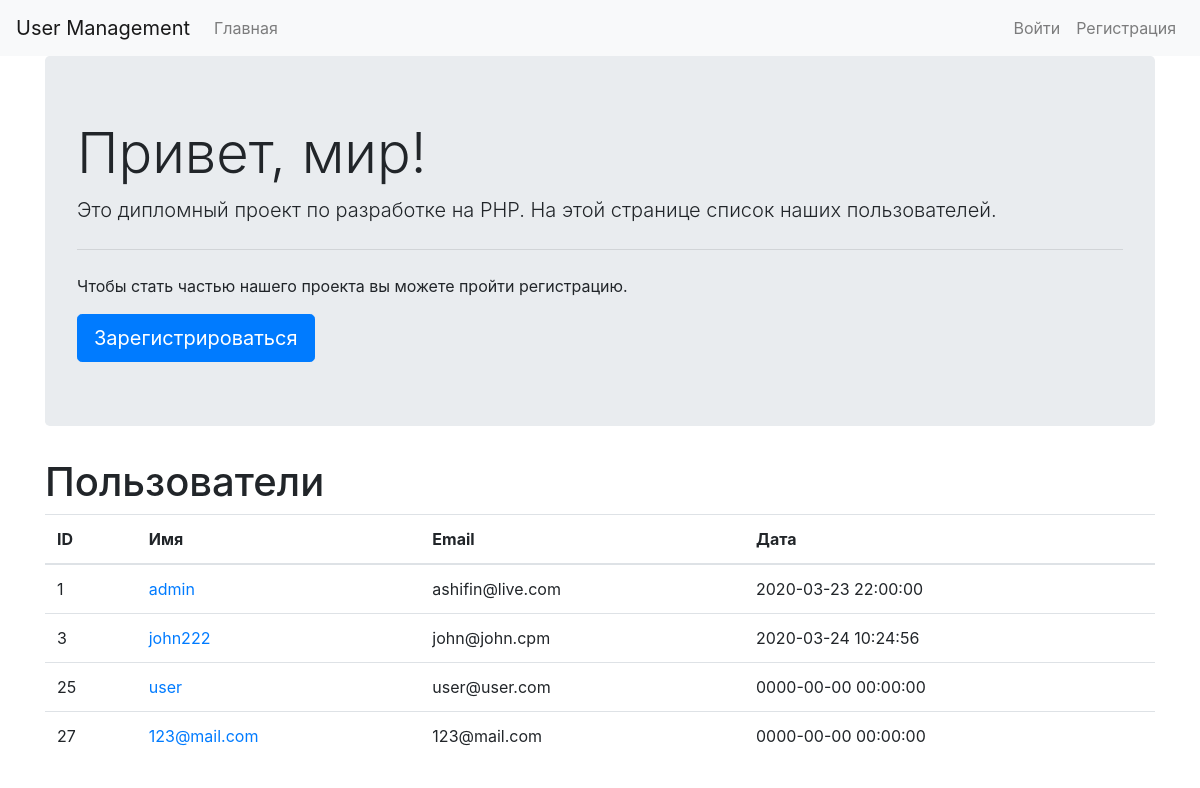
The page / on the database its author committed.
### tables this page shows
CREATE TABLE `users` (
  `id` int(11) NOT NULL,
  `username` varchar(255) NOT NULL,
  `email` varchar(100) NOT NULL,
  `password` varchar(255) NOT NULL,
  `date_registr` timestamp NOT NULL,
  `status` varchar(255) NOT NULL,
  `group_id` int(11) NOT NULL DEFAULT '1'
);

### classes/Config.php (called while the page is built)
<?php
class Config
{
  public static function get($path = null)
  {
   if ($path){
     $config = $GLOBALS['config'];
     $path = explode('.', $path);
     foreach ($path as $item){
       if (isset($config[$item])){
         $config = $config[$item];
       }
     }
     return $config;
   }
   return false;
  }
}

### classes/Database.php (called while the page is built, shortened)
<?php
include_once  __DIR__ . '../../config.php';
class Database
{
  private static $instance = null;
  private $pdo, $query, $error = false, $results, $count;
  private function __construct()
  {
    try {
      $this->pdo = new PDO(
          'mysql:host=' . Config::get('db.host') . ';dbname=' . Config::get('db.dbname'),
          Config::get('db.user'),
          Config::get('db.password')
      );
    } catch (PDOException $exception) {
      die($exception->getMessage());
    }
  }
  public static function getInstance()
  {
    if (!isset(self::$instance)) {
      self::$instance = new Database();
    }
    return self::$instance;
  }
  public function query($sql, $params = [])
  {
    $this->error = false;
    $this->query = $this->pdo->prepare($sql);
    if (count($params)) {
      $i = 1;
      foreach ($params as $param) {
        $this->query->bindValue($i, $param);
        $i++;
      }
    }
    if (!$this->query->execute()) {
      $this->error = true;
    } else {
      $this->results = $this->query->fetchAll(PDO::FETCH_OBJ);
      $this->count = $this->query->rowCount();
    }
    return $this;
  }
  public function all($table)
  {
    return $this->query("SELECT * FROM $table");
  }
  public function get($table, $where = [])
  {
    return $this->action('SELECT *', $table, $where);
  }
  public function action($action, $table, $where = [])
  {
    if (count($where) === 3) {
      $operators = ['=', '<', '<=', '>', '>='];
      $field = $where[0];
      $operator = $where[1];
      $value = $where[2];
      if (in_array($operator, $operators)) {
        $sql = "{$action} FROM {$table} WHERE {$field} {$operator} ?";
        if (!$this->query($sql, [$value])->error()) {
          return $this;
        }
      }
    }
    return false;
  }
  public function error()
  {
    return $this->error;
  }
  public function results()
  {
    return $this->results;
  }
  public function count()
  {
    return $this->count;
  }
}

### classes/User.php (called while the page is built, shortened)
<?php
class User
{
  private $db, $data, $session_name, $isLoggedIn, $cookieName;
  public function __construct($user = null)
  {
    $this->session_name = Config::get('session.user_session');
  }
  public function isLoggedIn()
  {
    return $this->isLoggedIn;
  }
}

### classes/Session.php (called while the page is built, shortened)
<?php
class Session
{
  public static function exists($name)
  {
    return (isset($_SESSION[$name])) ? true : false;
  }
}

### index.php (the view, shortened to what this page needs)
<?php
$user = new User();
?>
<? include_once 'views/header.php'?>
<div class="container">
  <div class="row">
    <div class="col-md-12">
      <div class="jumbotron">
        <h1 class="display-4">Привет, мир!</h1>
        <p class="lead">Это дипломный проект по разработке на PHP. На этой странице список наших пользователей.</p>
        <hr class="my-4">
        <p>Чтобы стать частью нашего проекта вы можете пройти регистрацию.</p>
        <a class="btn btn-primary btn-lg" href="register.php" role="button">Зарегистрироваться</a>
      </div>
    </div>
  </div>
  <div class="row">
    <div class="col-md-12">
      <h1>Пользователи</h1>
      <table class="table">
        <thead>
        <tr>
          <th>ID</th>
          <th>Имя</th>
          <th>Email</th>
          <th>Дата</th>
        </tr>
        </thead>
        <tbody>
        <? $users = Database::getInstance()->all('users');
        if ($users->count()): ?>
          <? foreach ($users->results() as $user) {
            ?>
            <tr>
              <td><?= $user->id ?></td>
              <td><a href="user_profile.php?id=<?= $user->id ?>"><?= $user->username ?></a></td>
              <td><?= $user->email ?></td>
              <td><?= $user->date_registr ?></td>
            </tr>
            <?
          }
        else: ?>
          <h2> Пока ни одного пользователя не зарегистрированно</h2>
        <? endif; ?>
        </tbody>
      </table>
    </div>
  </div>
</div>
</body>
</html>

### views/header.php (shortened to what this page needs)
<!DOCTYPE html>
<html lang="en">
<head>
  <link rel="stylesheet" href="https://stackpath.bootstrapcdn.com/bootstrap/4.4.1/css/bootstrap.min.css">
</head>
<body>
<nav class="navbar navbar-expand-lg navbar-light bg-light">
  <a class="navbar-brand" href="/">User Management</a>
  <div class="collapse navbar-collapse" id="navbarSupportedContent">
    <ul class="navbar-nav mr-auto">
      <li class="nav-item">
        <a class="nav-link" href="index.php">Главная</a>
      </li>
    </ul>
    <? if ($user->isLoggedIn()):?>
      <ul class="navbar-nav">
        <li class="nav-item">
          <a href="profile.php?id=<?=$user->data()->id?>" class="nav-link">Профиль</a>
        </li>
        <li class="nav-item">
          <a href="logout.php" class="nav-link">Выйти</a>
        </li>
      </ul>
    <? else:?>
      <ul class="navbar-nav">
        <li class="nav-item">
          <a href="login.php" class="nav-link">Войти</a>
        </li>
        <li class="nav-item">
          <a href="register.php" class="nav-link">Регистрация</a>
        </li>
      </ul>
    <? endif;?>
  </div>
</nav>

### rows shown on the page
users: id "1", username "admin", email "ashifin@live.com", date_registr "2020-03-23 22:00:00"
users: id "3", username "john222", email "john@john.cpm", date_registr "2020-03-24 10:24:56"
users: id "25", username "user", email "user@user.com", date_registr "0000-00-00 00:00:00"
users: id "27", username "123@mail.com", email "123@mail.com", date_registr "0000-00-00 00:00:00"
